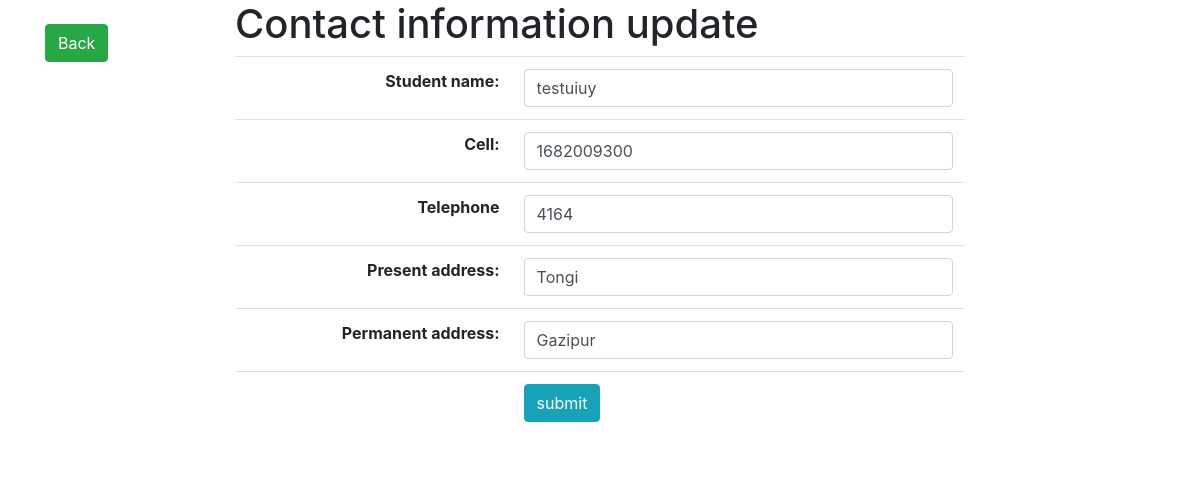
The app's page /contact_edit.php?Stu_id=2 with its own data.
### tables this page shows
CREATE TABLE `contact_information` (
  `Stu_id` int(15) NOT NULL,
  `Student_name` varchar(30) NOT NULL,
  `Cell` int(15) NOT NULL,
  `Telephone` int(15) NOT NULL,
  `Present_address` varchar(50) NOT NULL,
  `Permanent_address` varchar(50) NOT NULL
);

### contact_edit.php (the view, shortened to what this page needs)
<?php
$Stu_id=$_GET['Stu_id'];
$con = mysqli_connect('localhost','root','','fdg_database');
$sql="SELECT * FROM contact_information WHERE Stu_id=$Stu_id";
$result=mysqli_query($con, $sql);
$contact_information=mysqli_fetch_assoc($result);
?>
<!doctype html>
<html lang="en">
  <head>
    <link rel="stylesheet" href="https://stackpath.bootstrapcdn.com/bootstrap/4.1.3/css/bootstrap.min.css">
  </head>
  <body>
    <div class="container">
      <div class="row clearfix">
        <div class="col-md-2">
          <br>
          <a href="contact_information_view.php" class="btn btn-success">Back</a>
        </div>
        <div class="col-md-8">
          <h1>Contact information update</h1>
          <table class="table">
            <form action="" method="POST">
            <tr>
              <th class="text-right">Student name:</th>
              <td>
                <input type="varchar" name="Student_name" value="<?php echo $contact_information['Student_name']?>" class="form-control">
              </td>
            </tr>
            <tr>
              <th class="text-right">Cell:</th>
              <td><input type="int" name="Cell" value="<?php echo $contact_information['Cell']?>" class="form-control"></td>
            </tr>
            <tr>
              <th class="text-right">Telephone</th>
              <td><input type="int" name="Telephone" value="<?php echo $contact_information['Telephone']?>" class="form-control"></td>
            </tr>
            <tr>
              <th class="text-right">Present address:</th>
              <td><input type="varchar" name="Present_address" value="<?php echo $contact_information['Present_address']?>" class="form-control"></td>
            </tr>
            <tr>
              <th class="text-right">Permanent address:</th>
              <td><input type="varchar" name="Permanent_address" value="<?php echo $contact_information['Permanent_address']?>" class="form-control"></td>
            </tr>
            <tr>
              <th class="text-right"></th>
              <td><input class="btn btn-info" type="submit" value="submit"></td>
            </tr>
          </form>
          </table>
        </div>
      </div>
    </div>
  </body>
</html>

### records on screen
contact_information: Student_name "testuiuy", Cell "1682009300", Telephone "4164", Present_address "Tongi", Permanent_address "Gazipur"
